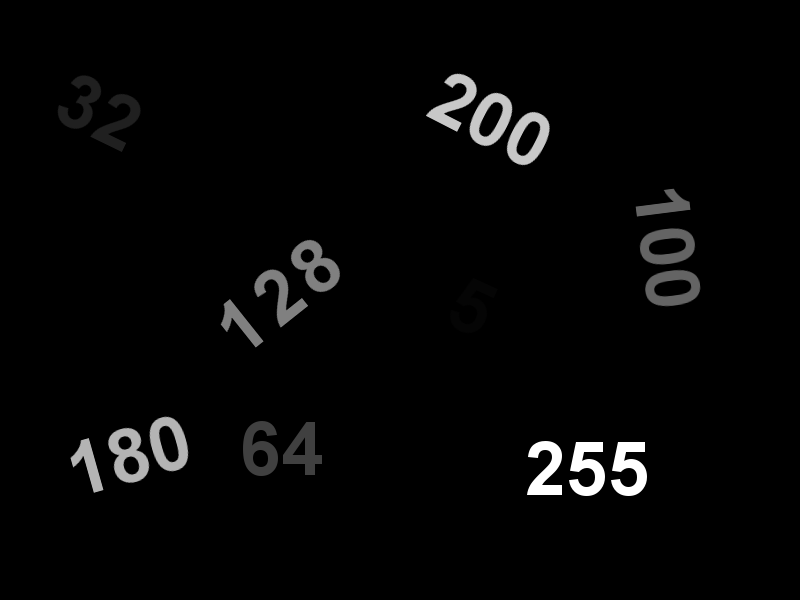
#> input picture Imagens/PlacaNumeros.png, 800 x 600 px, found by its file name
$ python 'Aplicação de Limites - Exemplo 1 - Versão 1.1.0.py'
#> lines starting #> are read from the running program, lines starting #| are printed output that depends on the picture; after the words box and inside, x2 and y2 are one past the last pixel; in counts of white or black regions, pixels touching at a corner belong together
#
########################################################################
# Importação das Bibliotecas Necessárias
########################################################################
#
import cv2 as cv
import matplotlib.pyplot as plt
import os
from pathlib import Path

#
########################################################################
# Funções de Apoio
########################################################################
#
def LimpaTerminal ():
    if os.name == "nt":
       _ = os.system( "cls" )
    else:
      _ = os.system( "clear ")
    return ()

#
########################################################################
# Definições Gerais
########################################################################
#
NomeImagem  = "PlacaNumeros.png"
dirRaiz = Path.home()
dirBase = "LocalCV"
dirImagem = "Imagens"
dirCaminhoImagem = str(Path(dirRaiz, dirBase, dirImagem, NomeImagem))

#
########################################################################
# Lendo a Imagem
########################################################################
#
imgBase = cv.imread ( dirCaminhoImagem, cv.IMREAD_GRAYSCALE )
#> imgBase is the input picture: shape (600, 800); min 0, max 255, mean 6.1

#
########################################################################
# Checando se a Imagem Foi Lida com Sucesso
########################################################################
#
if imgBase is None:
    LimpaTerminal ()
    print( "Não Foi Localizada a Imagem : ", NomeImagem)
    exit ()

#
########################################################################
# Reduzindo a Imagem
########################################################################
#
imgPlaca = cv.resize ( imgBase, (0,0), fx=0.6, fy=0.6, interpolation = cv.INTER_AREA )

#
########################################################################
# Exemplo Básico do Uso de Limite
########################################################################
#
th, imgPlacaBasico = cv.threshold(imgPlaca, 0, 255, cv.THRESH_BINARY)
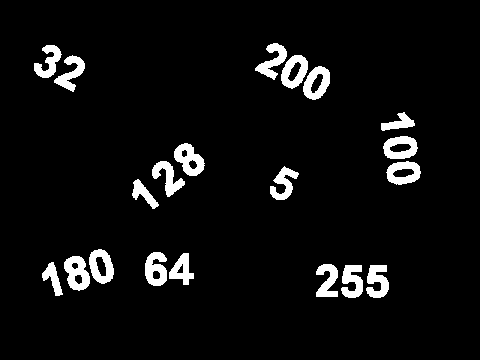
#> imgPlacaBasico: shape (360, 480); 5.6% white; 20 white regions, largest, box (x1, y1, x2, y2) and area: (64, 256, 90, 291) 584, (174, 143, 205, 176) 575, (303, 66, 330, 100) 541

#
########################################################################
# Limite com o maxValues definido para 128
########################################################################
#
th, imgPlaca128 = cv.threshold ( imgPlaca, 0, 128, cv.THRESH_BINARY )

#
########################################################################
# Limite com o maxValues definido para 128
########################################################################
#
th, imgPlaca127 = cv.threshold(imgPlaca,127,255, cv.THRESH_BINARY);
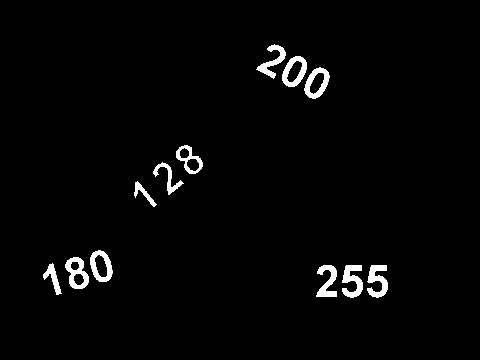
#> imgPlaca127: shape (360, 480); 2.3% white; 12 white regions, largest, box (x1, y1, x2, y2) and area: (342, 265, 363, 298) 411, (367, 265, 388, 298) 402, (65, 257, 89, 289) 398

#
########################################################################
# Limite Usando THRESH_BINARY_INV
########################################################################
#
th, imgPlacaInv = cv.threshold(imgPlaca,127,255, cv.THRESH_BINARY_INV)

#
########################################################################
# Limite Usando THRESH_TRUNC
########################################################################
#
th, imgPlacaTrunc = cv.threshold(imgPlaca,127,255, cv.THRESH_TRUNC)
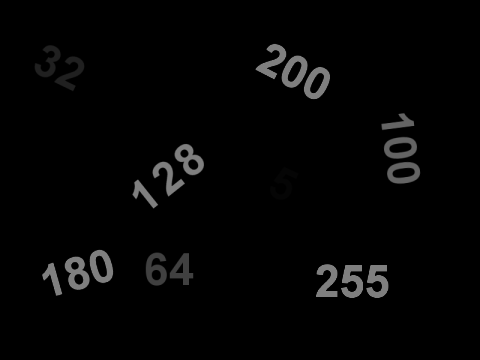
#> imgPlacaTrunc: shape (360, 480); min 0, max 127, mean 4.6

#
########################################################################
# Limite Usando THRESH_TRUNC
########################################################################
#
th, imgPlacaToZeros = cv.threshold(imgPlaca,127,255, cv.THRESH_TOZERO)

#
########################################################################
# Limite Usando THRESH_TOZERO_INV
########################################################################
#
th, imgPlacaToZerosInv = cv.threshold(imgPlaca,127,255, cv.THRESH_TOZERO_INV)
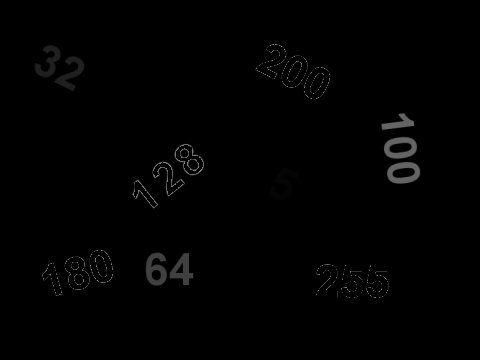
#> imgPlacaToZerosInv: shape (360, 480); min 0, max 127, mean 1.6

#
########################################################################
# Convertendo para Matplotlib
########################################################################
#
imgPlaca = cv.cvtColor (imgPlaca, cv.COLOR_BGR2RGB)
#> imgPlaca: shape (360, 480, 3)
imgPlacaBasico  = cv.cvtColor (imgPlacaBasico,  cv.COLOR_BGR2RGB)
imgPlaca128 = cv.cvtColor (imgPlaca128, cv.COLOR_BGR2RGB)
imgPlaca127 = cv.cvtColor (imgPlaca127, cv.COLOR_BGR2RGB)
imgPlacaInv = cv.cvtColor (imgPlacaInv, cv.COLOR_BGR2RGB)
imgPlacaTrunc  = cv.cvtColor (imgPlacaTrunc,  cv.COLOR_BGR2RGB)
#> imgPlacaTrunc: shape (360, 480, 3)
imgPlacaToZeros = cv.cvtColor (imgPlacaToZeros, cv.COLOR_BGR2RGB)
#> imgPlacaToZeros: shape (360, 480, 3)
imgPlacaToZerosInv = cv.cvtColor (imgPlacaToZerosInv, cv.COLOR_BGR2RGB)
#> imgPlacaToZerosInv: shape (360, 480, 3)

#
########################################################################
# Apresentação dos Resultados
########################################################################
#
Grafico = plt.figure( )

Grafico.add_subplot(2,4,1)
plt.imshow(imgPlaca )
plt.title("Imagem Original", fontsize=11, weight='bold' )

Grafico.add_subplot(2,4,2)
plt.imshow(imgPlacaBasico )
plt.title("Thresold Básico", fontsize=11, weight='bold' )

Grafico.add_subplot(2,4,3)
plt.imshow(imgPlaca128 )
plt.title("Thresold maxValue 128", fontsize=11, weight='bold' )

Grafico.add_subplot(2,4,4)
plt.imshow(imgPlaca127 )
plt.title("Thresold maxValue 127", fontsize=11, weight='bold' )

Grafico.add_subplot(2,4,5)
plt.imshow(imgPlacaInv )
plt.title("Thresold THRESH_BINARY_INV", fontsize=11, weight='bold' )

Grafico.add_subplot(2,4,6)
plt.imshow(imgPlacaTrunc )
plt.title("Thresold THRESH_TRUNC", fontsize=11, weight='bold' )

Grafico.add_subplot(2,4,7)
plt.imshow(imgPlacaToZeros )
plt.title("Thresold THRESH_TOZERO", fontsize=11, weight='bold' )

Grafico.add_subplot(2,4,8)
plt.imshow(imgPlacaToZerosInv )
plt.title("Thresold THRESH_TOZERO_INV", fontsize=11, weight='bold' )

plt.tight_layout ()
plt.show ()

########################################################################
# FIM DO PROGRAMA
########################################################################

$ run again, with Imagens/Centroide.png copied over Imagens/PlacaNumeros.png
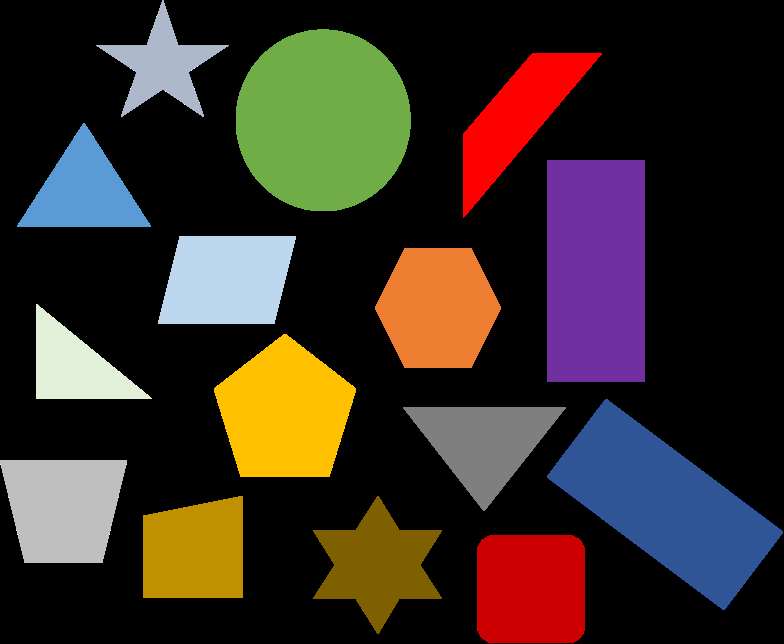
#> input picture Imagens/Centroide.png, 784 x 644 px, found by its file name
#> `th, imgPlacaBasico = cv.threshold(imgPlaca, 0, 255, cv.THRESH_BINARY)`:
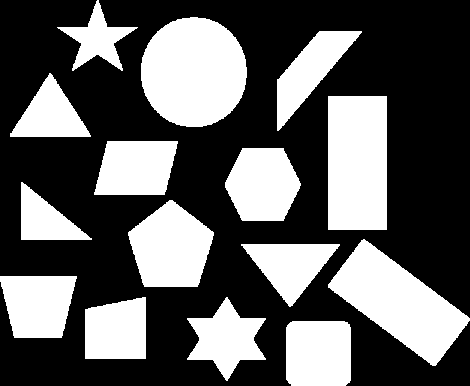
#> imgPlacaBasico: shape (386, 470); 37% white; 15 white regions, largest, box (x1, y1, x2, y2) and area: (141, 17, 247, 127) 9221, (328, 239, 470, 366) 8164, (328, 96, 387, 230) 7906
#> `th, imgPlacaToZerosInv = cv.threshold(imgPlaca,127,255, cv.THRESH_TOZE..`:
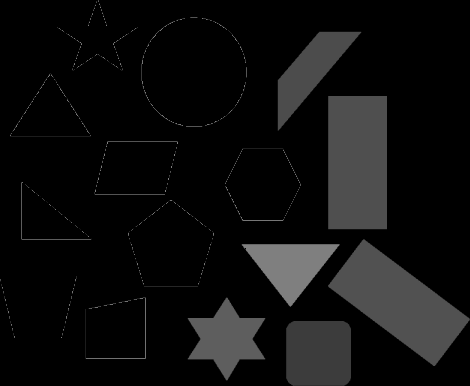
#> imgPlacaToZerosInv: shape (386, 470); min 0, max 127, mean 14.2
